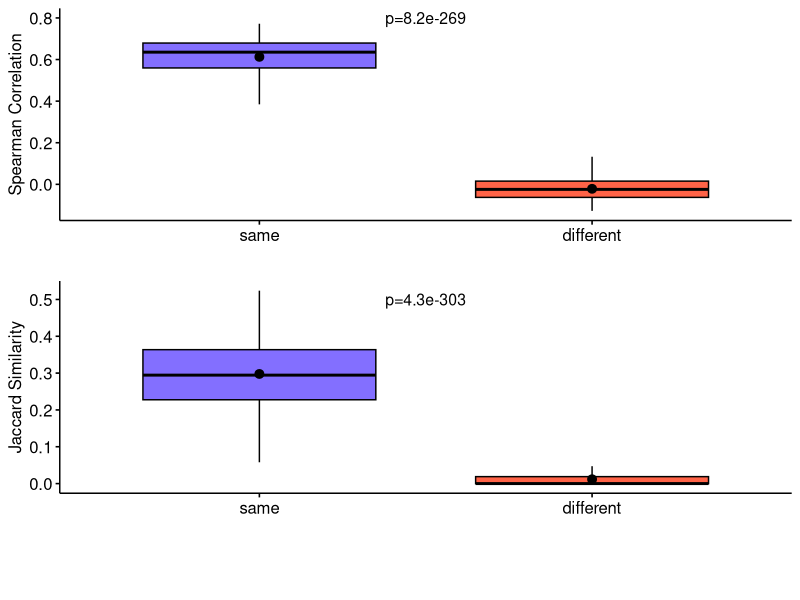

Write the R code that produced this figure.
library(ggplot2)
library(dplyr)
require(gridExtra)
library(grid)
library(cowplot)
library(ggpubr)

pdf(file="time_lines_diff.pdf", width=3, height=6, onefile=FALSE)

df<-read.table("time_line_jaccard.csv", sep=",", header=TRUE)
da<-read.table("time_line_correlation.csv", sep=",", header=TRUE)



p1 <- ggboxplot(da, x = "group", y = "correlation",
                fill = "group", palette = c("slateblue1" , "tomato"), add="mean", outlier.shape = NA)+
  ylab("Spearman Correlation")+
  xlab("")+
  annotate("text", x = 1.5, y = 0.8, label = "p=8.2e-269", size = 4, color = "black")

#p1


p2 <- ggboxplot(df, x = "group", y = "jaccard",
                fill = "group", palette = c("slateblue1" , "tomato"), add="mean", outlier.shape = NA)+
  ylab("Jaccard Similarity")+
  xlab("")+
  annotate("text", x = 1.5, y = 0.5, label = "p=4.3e-303", size = 4, color = "black")

#p2

#+grids(linetype = "dashed")
#+ geom_jitter(shape=16, position=position_jitter(0.2))
#+stat_compare_means(aes(group = group), label = "p.format", method = "wilcox.test")

prow <- plot_grid(
  p1 + theme(legend.position="none"),
  p2 + theme(legend.position="none"),
  align = 'vh',
  hjust = -1,
  nrow = 2
)

legend <- get_legend(
  p1 +
    guides(color = guide_legend(nrow = 1)) +
    theme(legend.position = "none")
)
plot_grid(prow, legend, ncol = 1, rel_heights = c(1, .1))

dev.off()
